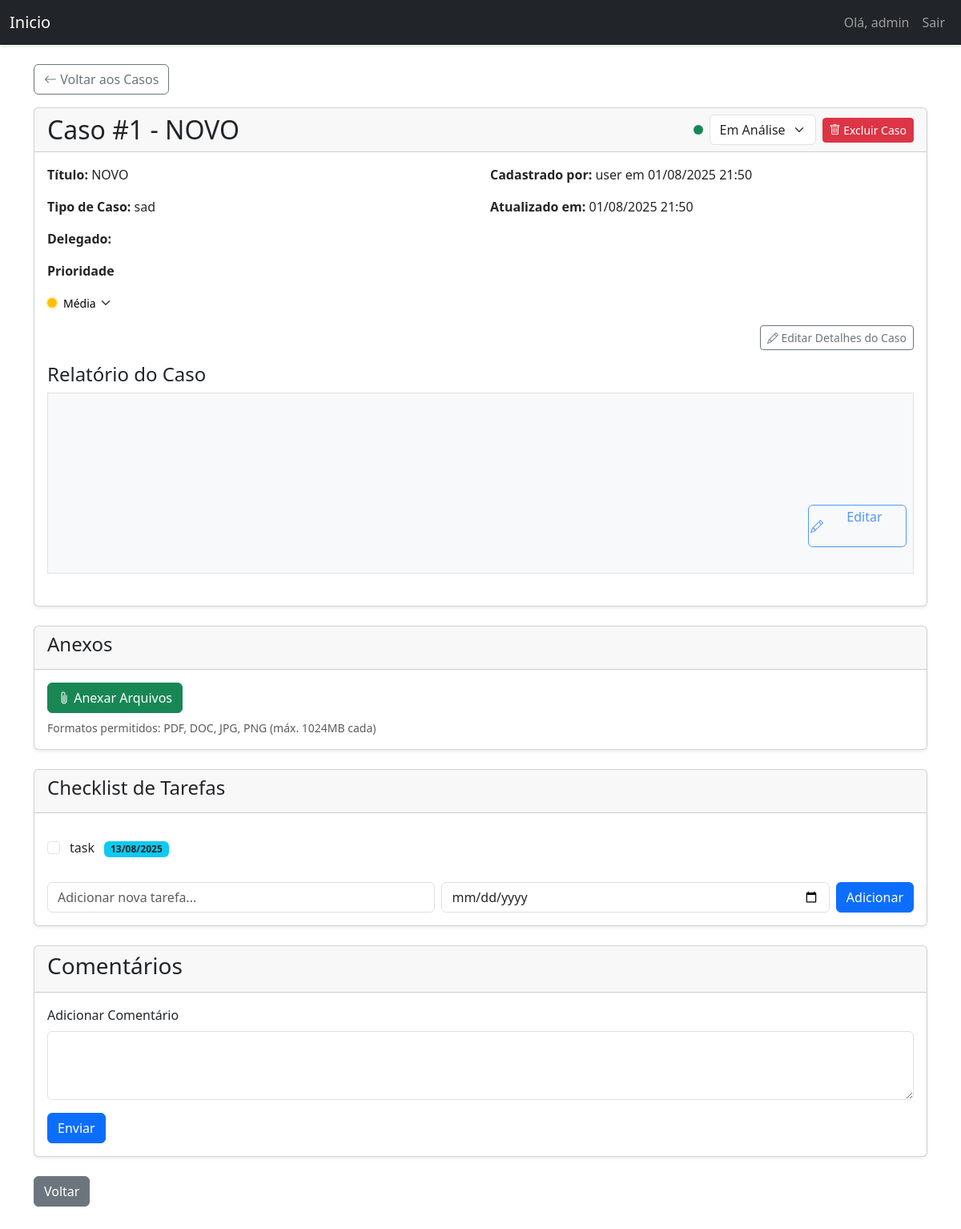
The page /ticket/1 (signed in) on the database as committed earlier.
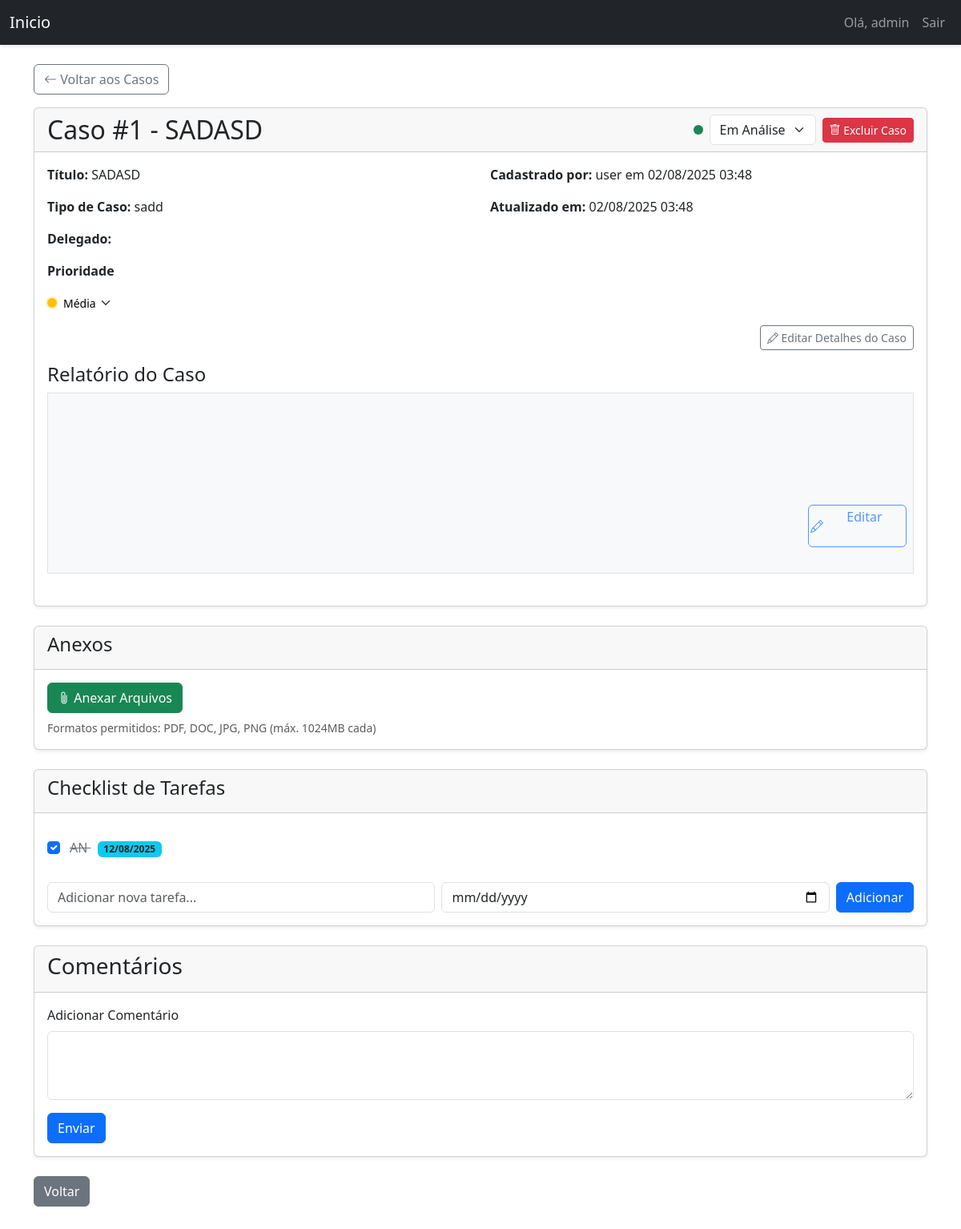
The same page on the database as committed later.
### models.py (models this page shows, shortened)
class User(UserMixin, db.Model):
    id = db.Column(db.Integer, primary_key=True)
    username = db.Column(db.String(64), index=True, unique=True)
    email = db.Column(db.String(120), index=True, unique=True)
    password_hash = db.Column(db.String(128))
    is_admin = db.Column(db.Boolean, default=False)
    tickets = db.relationship('Ticket', backref='author', lazy='dynamic', cascade="all, delete-orphan")
    comments = db.relationship('Comment', backref='author', lazy='dynamic', cascade="all, delete-orphan")
    attachments = db.relationship('Attachment', backref='author', lazy='dynamic')
    appointments = db.relationship('Appointment', backref='user', lazy='dynamic', cascade="all, delete-orphan")
    advogados = db.relationship('Advogado', backref='owner_user', lazy='dynamic', cascade="all, delete-orphan")

class Ticket(db.Model):
    id = db.Column(db.Integer, primary_key=True)
    ticket_code = db.Column(db.String(30), unique=True)
    title = db.Column(db.String(140))
    description = db.Column(db.Text)
    case_number = db.Column(db.String(50))
    status = db.Column(db.String(20), default='Em Análise')
    priority = db.Column(db.String(20), default='Média')
    created_at = db.Column(db.DateTime, index=True, default=datetime.utcnow)
    updated_at = db.Column(db.DateTime, index=True, default=datetime.utcnow)
    user_id = db.Column(db.Integer, db.ForeignKey('user.id'))
    delegado = db.Column(db.String(100))
    comments = db.relationship('Comment', backref='ticket', lazy='dynamic', cascade="all, delete-orphan")
    attachments = db.relationship('Attachment', backref='ticket', lazy='dynamic', cascade="all, delete-orphan")
    todos = db.relationship('TodoItem', backref='ticket', lazy='dynamic', cascade="all, delete-orphan")

class TodoItem(db.Model):
    __tablename__ = 'todo_item'
    id = db.Column(db.Integer, primary_key=True)
    content = db.Column(db.String(300), nullable=False)
    is_completed = db.Column(db.Boolean, default=False, nullable=False)
    created_at = db.Column(db.DateTime, default=datetime.utcnow)
    date = db.Column(db.Date, nullable=True)
    position = db.Column(db.Integer, default=0, nullable=False)
    was_rescheduled = db.Column(db.Boolean, default=False, nullable=False)
    ticket_id = db.Column(db.Integer, db.ForeignKey('ticket.id'), nullable=False)

### triagem/routes/ticket.py (the view)
@ticket_bp.route('/<int:ticket_id>')
@login_required
@ticket_permission_required
def view_ticket(ticket):
    reschedule_overdue_todos()
    comments = ticket.comments.order_by(Comment.created_at).all()
    todos = ticket.todos.order_by(TodoItem.position.asc()).all()
    return render_template('ticket.html', ticket=ticket, comments=comments, todos=todos)

### triagem/routes/ticket.py (called while the page is built, shortened)
def ticket_permission_required(f):
    @wraps(f)
    def decorated_function(ticket_id, *args, **kwargs):
        ticket = Ticket.query.get_or_404(ticket_id)
        if not (current_user.is_admin or ticket.user_id == current_user.id):
            flash('Você não tem permissão para acessar este caso.', 'danger')
            return redirect(url_for('dashboard.dashboard'))
        return f(ticket, *args, **kwargs)
    return decorated_function

def reschedule_overdue_todos():
    today = dt_date.today()
    overdue_todos = TodoItem.query.filter(
        TodoItem.date < today,
        TodoItem.is_completed == False,
        (TodoItem.was_rescheduled == False)  # só remarca uma vez!
    ).all()
    if overdue_todos:
        db.session.commit()

### triagem/templates/ticket.html (shortened to what this page needs)
{% extends "base.html" %}
{% block styles %}
{{ super() }}
<link rel="stylesheet" href="{{ url_for('static', filename='css/ticket.css') }}">
{% endblock %}
{% block content %}
<div id="ticket-container"
     data-ticket-id="{{ ticket.id }}"
     data-reorder-url="{{ url_for('ticket.reorder_attachments', ticket_id=ticket.id) }}"
     data-rename-url="{{ url_for('ticket.rename_attachment', ticket_id=ticket.id) }}"
     data-add-todo-url="{{ url_for('ticket.add_todo', ticket_id=ticket.id) }}"
     data-update-todo-url-base="/ticket/todos"
     data-delete-todo-url-base="/ticket/todos"
     data-reorder-todos-url="{{ url_for('ticket.reorder_todos', ticket_id=ticket.id) }}">
    <div class="mb-3">
        <a href="{{ url_for('dashboard.dashboard') }}" class="btn btn-outline-secondary">
            <i class="bi bi-arrow-left"></i> Voltar aos Casos
        </a>
    </div>
    <div class="card mb-4">
        <div class="card-header d-flex flex-column flex-sm-row justify-content-between align-items-start align-items-sm-center">
            <h2 class="mb-2 mb-sm-0">Caso #{{ ticket.id }} - {{ ticket.title }}</h2>
            <div class="d-flex align-items-center gap-2">
                {% if current_user.is_admin %}
                <form id="statusForm" method="POST" action="{{ url_for('ticket.update_status', ticket_id=ticket.id) }}" class="d-flex align-items-center gap-2">
                    <div class="status-indicator {% if ticket.status == 'Em Análise' %}bg-success{% elif ticket.status == 'Em Espera' %}bg-warning{% else %}bg-secondary{% endif %}"></div>
                    <select name="status" class="form-select" onchange="this.form.submit()" style="width: auto;">
                        <option value="Em Análise" {% if ticket.status == 'Em Análise' %}selected{% endif %}>Em Análise</option>
                    </select>
                </form>
                {% endif %}
                {% if current_user.is_admin or ticket.user_id == current_user.id %}
                <form method="POST" action="{{ url_for('ticket.delete_ticket', ticket_id=ticket.id) }}">
                    <button type="submit" class="btn btn-danger btn-sm" onclick="return confirm('Tem certeza que deseja deletar este Caso permanentemente?')">
                        <i class="bi bi-trash"></i> <span class="d-none d-sm-inline">Excluir Caso</span>
                    </button>
                </form>
                {% endif %}
            </div>
        </div>
        <div class="card-body">
            <div class="row mb-3">
                <div class="col-md-6">
                    <p><strong>Título:</strong> {{ ticket.title }}</p>
                    <p><strong>Tipo de Caso:</strong> {{ ticket.case_number }}</p>
                    <p><strong>Delegado: </strong> {{ ticket.delegado }} </p>
                    <p class="d-flex align-items-center">
                        <strong class="me-2">Prioridade</strong>
                        {% if current_user.is_admin or ticket.user_id == current_user.id %}
                        <form id="priorityForm" method="POST" action="{{ url_for('ticket.update_priority', ticket_id=ticket.id) }}" class="d-inline-flex align-items-center">
                            <span class="priority-icon me-2 {% if ticket.priority == 'Alta' %}priority-high{% elif ticket.priority == 'Média' %}priority-medium{% else %}priority-low{% endif %}"></span>
                            <select name="priority" class="form-select-sm border-0 bg-transparent p-0" onchange="this.form.submit()">
                                <option value="Média" {% if ticket.priority == 'Média' %}selected{% endif %}>Média</option>
                            </select>
                        </form>
                        {% else %}
                        <span class="d-inline-flex align-items-center">
                            <span class="priority-icon me-2 {% if ticket.priority == 'Alta' %}priority-high{% elif ticket.priority == 'Média' %}priority-medium{% else %}priority-low{% endif %}"></span>
                            {{ ticket.priority }}
                        </span>
                        {% endif %}
                    </p>
                </div>
                <div class="col-md-6">
                    <p><strong>Cadastrado por:</strong> {{ ticket.author.username }}  em  {{ ticket.created_at.strftime('%d/%m/%Y %H:%M') }}</p>
                    <p><strong>Atualizado em:</strong> {{ ticket.updated_at.strftime('%d/%m/%Y %H:%M') }}</p>
                </div>
                {% if current_user.is_admin or ticket.user_id == current_user.id %}
                <div class="col-12 text-end">
                    <a href="{{ url_for('ticket.edit_ticket', ticket_id=ticket.id) }}" class="btn btn-sm btn-outline-secondary">
                        <i class="bi bi-pencil"></i> Editar Detalhes do Caso
                    </a>
                </div>
                {% endif %}
            </div>
            <div class="mb-4 position-relative">
                <h4>Relatório do Caso</h4>
                <div id="reportView" class="border p-3 bg-light text-justify" style="white-space: pre-wrap; text-align: justify; min-height: 200px; position: relative;">
                    {% if current_user.is_admin or ticket.user_id == current_user.id %}
                    <div class="position-absolute bottom-0 end-0 m-2">
                        <button class="btn btn-outline-primary btn-edit-report" onclick="enableEdit()">
                            <i class="bi bi-pencil"></i> Editar
                        </button>
                    </div>
                    {% endif %}
                </div>
            </div>
        </div>
    </div>
    {% if ticket.attachments.count() > 0 or current_user.is_admin or ticket.user_id == current_user.id %}
    <div class="card mb-4">
        <div class="card-header">
            <h4>Anexos</h4>
        </div>
        <div class="card-body">
            {% if current_user.is_admin or ticket.user_id == current_user.id %}
            <form id="addAttachmentForm" method="POST" action="{{ url_for('ticket.add_ticket_attachment', ticket_id=ticket.id) }}" enctype="multipart/form-data">
                <label for="ticket_attachments" class="btn btn-success">
                    <i class="bi bi-paperclip"></i> Anexar Arquivos
                </label>
                <div id="attachment-upload-status" class="form-text mt-2">
                    Formatos permitidos: PDF, DOC, JPG, PNG (máx. 1024MB cada)
                </div>
            </form>
            {% endif %}
        </div>
    </div>
    {% endif %}
    <div class="card mb-4">
        <div class="card-header">
            <h4>Checklist de Tarefas</h4>
        </div>
        <div class="card-body">
            <div id="todoListContainer">
                {% if todos %}
                    {% for todo in todos %}
                    <div class="todo-item {% if todo.is_completed %}completed{% endif %}" data-id="{{ todo.id }}">
                        <input class="form-check-input" type="checkbox" id="todo-{{ todo.id }}" {% if todo.is_completed %}checked{% endif %}>
                        <label class="form-check-label" for="todo-{{ todo.id }}">
                            {{ todo.content }}
                            {% if todo.date %}
                                <span class="badge bg-info text-dark ms-2">{{ todo.date.strftime("%d/%m/%Y") }}</span>
                            {% endif %}
                        </label>
                    </div>
                    {% endfor %}
                {% else %}
                    <p class="text-muted" id="no-todos-message">Nenhuma tarefa adicionada ainda.</p>
                {% endif %}
            </div>
            {% if current_user.is_admin or ticket.user_id == current_user.id %}
                <form id="addTodoForm" class="d-flex gap-2 mt-3">
                    <input type="text" id="newTodoContent" class="form-control" placeholder="Adicionar nova tarefa..."
                           required>
                    <input type="date" id="newTodoDate" class="form-control">
                    <button type="submit" class="btn btn-primary">Adicionar</button>
                </form>
            {% endif %}
        </div>
    </div>
    <div class="card mb-4">
        <div class="card-header">
            <h3>Comentários</h3>
        </div>
        <div class="card-body">
           <form method="POST" action="{{ url_for('ticket.add_comment', ticket_id=ticket.id) }}">
             <div class="mb-3">
                <label for="content" class="form-label">Adicionar Comentário</label>
                <textarea class="form-control" id="content" name="content" rows="3" required></textarea>
            </div>
            <button type="submit" class="btn btn-primary">Enviar</button>
            </form>
        </div>
    </div>
    <a href="{{ url_for('dashboard.dashboard') }}" class="btn btn-secondary">Voltar</a>
</div>
{% endblock %}

### triagem/templates/base.html (shortened to what this page needs)
<!DOCTYPE html>
<html lang="pt-BR">
<head>
    {% block styles %}
        <link rel="stylesheet" href="https://cdn.jsdelivr.net/npm/bootstrap-icons@1.8.0/font/bootstrap-icons.css">
        <link rel="stylesheet" href="{{ url_for('static', filename='css/triagem.css') }}">
        <link href="https://cdn.jsdelivr.net/npm/bootstrap@5.3.0/dist/css/bootstrap.min.css" rel="stylesheet">
    {% endblock %}
</head>
<body>
    <nav class="navbar navbar-expand-lg navbar-dark bg-dark">
        <div class="container-fluid">
            <a class="navbar-brand" href="{{ url_for('main.index') }}">Inicio</a>
            <div class="collapse navbar-collapse" id="navbarNav">
                <ul class="navbar-nav ms-auto">
                    {% if current_user.is_authenticated %}
                    <li class="nav-item">
                        <span class="nav-link">Olá, {{ current_user.username }}</span>
                    </li>
                    <li class="nav-item">
                        <a class="nav-link" href="{{ url_for('auth.logout') }}">Sair</a>
                    </li>
                    {% else %}
                    <li class="nav-item">
                        <a class="nav-link" href="{{ url_for('auth.login') }}">Login</a>
                    </li>
                    {% endif %}
                </ul>
            </div>
        </div>
    </nav>
    <div class="container mt-4">
        {% block content %}{% endblock %}
    </div>
</body>
</html>

### static/css/triagem.css (style rules this page uses)
body { background-color: #f8f9fa; padding-bottom: 50px; font-family: 'Open Sans', sans-serif; }
.navbar { box-shadow: 0 2px 4px rgba(0,0,0,.1); }
.card { box-shadow: 0 0.125rem 0.25rem rgba(0, 0, 0, 0.075); border: none; }
.card-header { background-color: #f8f9fa; border-bottom: 1px solid rgba(0,0,0,.125); }
.badge { font-weight: 500; }
textarea.form-control { min-height: 150px; }
::placeholder { color: #6c757d; opacity: 1; }
#reportView { padding-bottom: 40px; }
.btn-edit-report { transition: all 0.3s ease; opacity: 0.7; }
.status-indicator { width: 12px; height: 12px; border-radius: 50%; display: inline-block; }
.priority-icon { width: 12px; height: 12px; border-radius: 50%; display: inline-block; }
.priority-medium { background-color: #ffc107; box-shadow: 0 0 0 2px rgba(255, 193, 7, 0.2); }
#priorityForm .form-select-sm { appearance: none; -webkit-appearance: none; background-repeat: no-repeat; background-position: right 0.25rem center; background-size: 16px 12px; padding-right: 1.5rem !important; cursor: pointer; }

### static/css/ticket.css (style rules this page uses)
.btn-edit-report { font-size: 1rem; padding: 0.1rem 0.1rem; display: inline-flex; align-items: center; gap: 0.1rem; }
.todo-item { display: flex; align-items: center; gap: 0.75rem; padding: 0.5rem 0; border-bottom: 1px solid #eee; cursor: move; }
.todo-item:last-child { border-bottom: none; }
.todo-item .form-check-input { margin-top: 0; flex-shrink: 0; }
.todo-item label { flex-grow: 1; transition: color 0.2s, text-decoration 0.2s; margin-bottom: 0; }
.todo-item.completed label { color: #6c757d; text-decoration: line-through; }

Rows that differ between the two databases and show on the page:
removed TodoItem: content "task", date "13/08/2025"
changed Ticket "Em Análise": title "NOVO" → "SADASD"; case_number "sad" → "sadd"; created_at "01/08/2025 21:50" → "02/08/2025 03:48"; updated_at "01/08/2025 21:50" → "02/08/2025 03:48"
added TodoItem: is_completed "☑", content "AN", date "12/08/2025"
